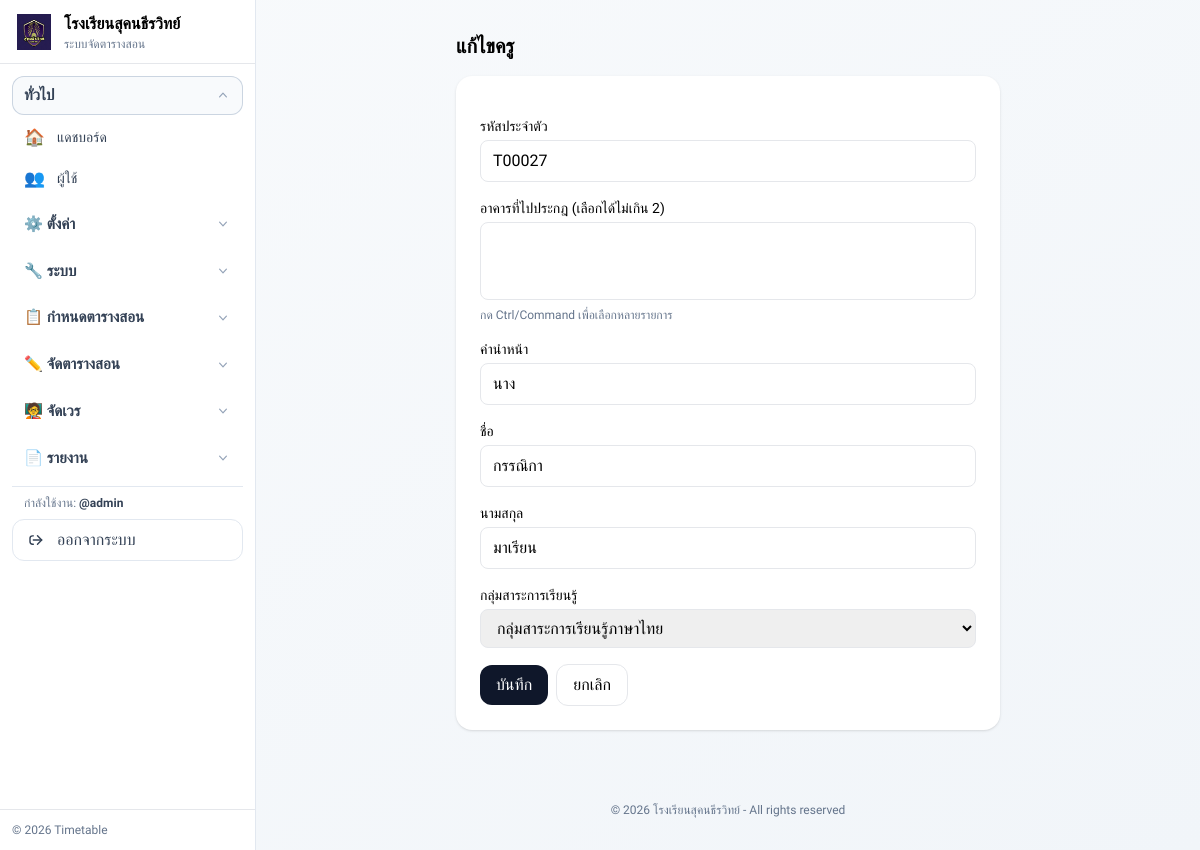
The app's page /teacher_edit.php?id=11 (signed in) with its own data.
### tables this page shows
CREATE TABLE `teachers` (
  `id` int(10) unsigned NOT NULL AUTO_INCREMENT,
  `teacher_code` varchar(30) NOT NULL,
  `title` varchar(20) DEFAULT NULL,
  `first_name` varchar(100) NOT NULL,
  `last_name` varchar(100) NOT NULL,
  `created_at` timestamp NOT NULL DEFAULT current_timestamp(),
  `subject_group` tinyint(3) unsigned DEFAULT NULL COMMENT '1-คณิต,2-วิทย์/เทคโน,3-ไทย,4-ภาษาตปท.,5-สังคม/ศาสนา/วัฒนธรรม,6-สุข/พละ,7-ศิลป,8-การงานอาชีพ,9-อื่นๆ',
  PRIMARY KEY (`id`),
  UNIQUE KEY `teacher_code` (`teacher_code`)
);

### app/helpers.php (called while the page is built, shortened)
<?php
function url($path = '') {
  $base = rtrim(BASE_URL, '/');
  $p = ltrim($path, '/');
  return $base . ($p ? '/' . $p : '');
}
function teacher_group_options(bool $activeOnly = true): array {
  global $pdo;
  $sql = 'SELECT id, name FROM subject_groups';
  if ($activeOnly) {
    $sql .= ' WHERE is_active = 1';
  }
  $sql .= ' ORDER BY display_order ASC, name ASC';
  $stmt = $pdo->query($sql);
  $result = [];
  while ($row = $stmt->fetch(PDO::FETCH_ASSOC)) {
    $result[(int)$row['id']] = $row['name'];
  }
  return $result;
}
function tt_buildings_init(PDO $pdo): void {
  static $done = false;
  if ($done) return;
  $done = true;
}
function tt_buildings_list(PDO $pdo, bool $activeOnly = true): array {
  try {
    $sql = 'SELECT id, building_name, is_active, sort_order FROM duty_buildings';
    if ($activeOnly) $sql .= ' WHERE is_active=1';
    $sql .= ' ORDER BY sort_order ASC, building_name ASC';
    return $pdo->query($sql)->fetchAll(PDO::FETCH_ASSOC);
  } catch (Throwable $e) {
    return [];
  }
}

### public/teacher_edit.php (the view, shortened to what this page needs)
<?php
require_once __DIR__ . '/../app/auth.php';
require_once __DIR__ . '/../app/helpers.php';
require_once __DIR__ . '/../app/db.php';
$buildings = tt_buildings_list($pdo, true);
$id = (int)($_GET['id'] ?? 0);
$stmt = $pdo->prepare('SELECT * FROM teachers WHERE id = ?');
$stmt->execute([$id]);
$teacher = $stmt->fetch();
?>
<?php include __DIR__ . '/../partials/head.php'; ?>
<?php include __DIR__ . '/../partials/navbar.php'; ?>
<div class="max-w-xl mx-auto px-4">
  <h1 class="text-xl font-semibold mt-8 mb-4">แก้ไขครู</h1>
  <form method="post" class="bg-white rounded-2xl shadow p-6 space-y-4">
    <div>
      <label class="block text-sm mb-1">รหัสประจำตัว</label>
      <input name="teacher_code" class="w-full border rounded-lg px-3 py-2" required value="<?= htmlspecialchars($_POST['teacher_code'] ?? $teacher['teacher_code']); ?>">
    </div>
    <div>
      <label class="block text-sm mb-1">อาคารที่ไปประกฎ (เลือกได้ไม่เกิน 2)</label>
      <select name="building_ids[]" class="w-full border rounded-lg px-3 py-2" multiple size="<?= max(3, min(6, count($buildings))); ?>">
      </select>
      <div class="text-xs text-slate-500 mt-1">กด Ctrl/Command เพื่อเลือกหลายรายการ</div>
    </div>
    <div>
      <label class="block text-sm mb-1">คำนำหน้า</label>
      <input name="title" class="w-full border rounded-lg px-3 py-2" value="<?= htmlspecialchars($_POST['title'] ?? $teacher['title']); ?>">
    </div>
    <div>
      <label class="block text-sm mb-1">ชื่อ</label>
      <input name="first_name" class="w-full border rounded-lg px-3 py-2" required value="<?= htmlspecialchars($_POST['first_name'] ?? $teacher['first_name']); ?>">
    </div>
    <div>
      <label class="block text-sm mb-1">นามสกุล</label>
      <input name="last_name" class="w-full border rounded-lg px-3 py-2" required value="<?= htmlspecialchars($_POST['last_name'] ?? $teacher['last_name']); ?>">
    </div>
    <div>
      <label class="block text-sm mb-1">กลุ่มสาระการเรียนรู้</label>
      <?php $cur = $_POST['subject_group'] ?? $teacher['subject_group']; ?>
      <select name="subject_group" class="w-full border rounded-lg px-3 py-2">
        <?php foreach (teacher_group_options() as $k => $v): ?>
          <option value="<?= (int)$k; ?>" <?= ((string)$cur !== '' && (int)$cur === (int)$k)?'selected':''; ?>>
            <?= htmlspecialchars($v); ?>
          </option>
        <?php endforeach; ?>
      </select>
    </div>
    <div class="flex items-center gap-2">
      <button class="px-4 py-2 rounded-xl bg-slate-900 text-white hover:opacity-90">บันทึก</button>
      <a href="<?= url('teachers.php'); ?>" class="px-4 py-2 rounded-xl border">ยกเลิก</a>
    </div>
  </form>
</div>
<?php include __DIR__ . '/../partials/footer.php'; ?>

### partials/head.php (style rules this page uses)
body { font-family: 'Sarabun', sans-serif; }
:root { --primary: #6366f1; --primary-dark: #4f46e5; --secondary: #8b5cf6; --success: #10b981; --danger: #ef4444; --warning: #f59e0b; }

### records on screen
teachers: teacher_code "T00027", title "นาง", first_name "กรรณิกา", last_name "มาเรียน", subject_group "กลุ่มสาระการเรียนรู้ภาษาไทย"
